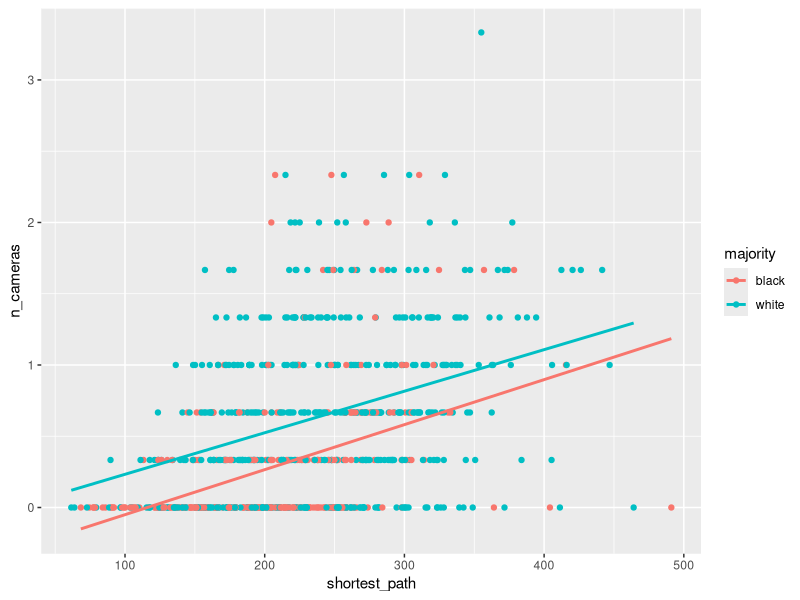

R code for this plot:
## ---- chunk 1
library(ggplot2)
## ---- chunk 2
data <- read.csv('./high-school-3-closest.csv')

head(data)
## ---- chunk 3
ggplot(data, aes(x = shortest_path, y=n_cameras, color=majority)) +  geom_point() + geom_smooth(method = "lm", se = FALSE)
## ---- chunk 4
linmod <- lm(shortest_path ~ majority, data=data)

summary(linmod)
## ---- chunk 5
linmod <- lm(n_cameras ~ shortest_path + majority + 0, data=data)

summary(linmod)
